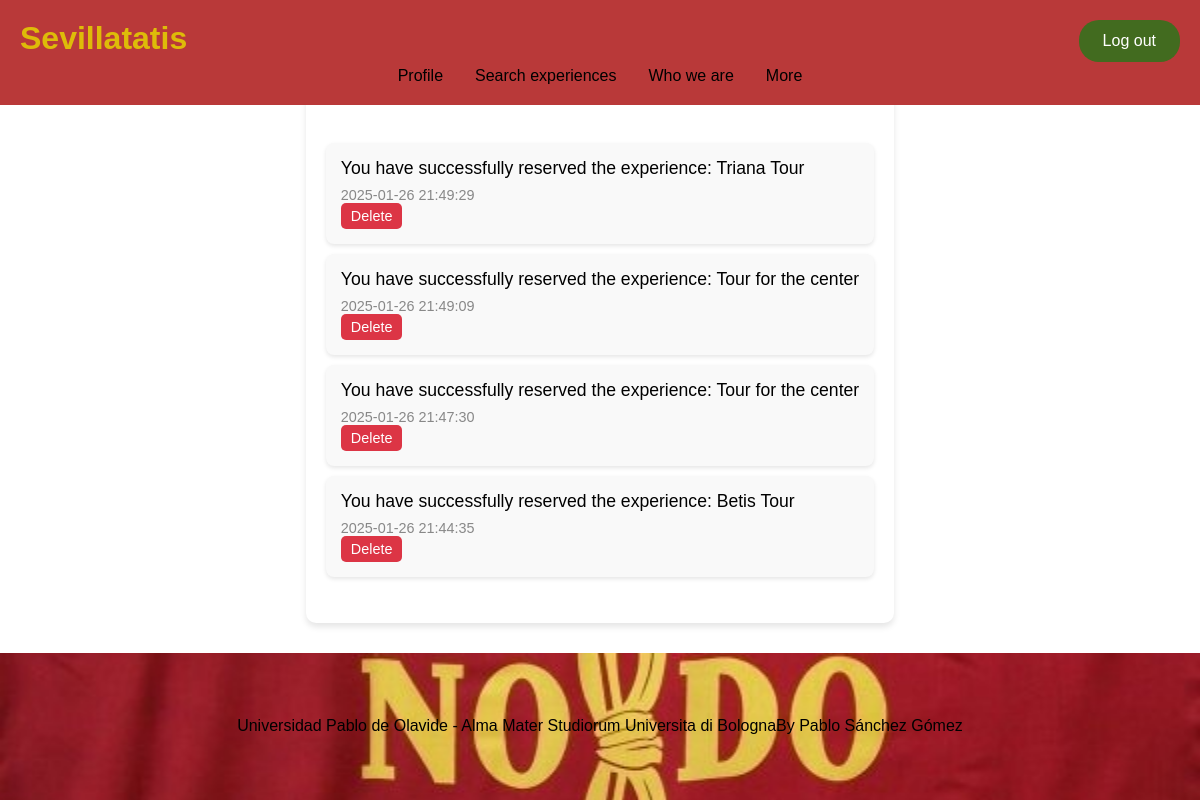
Screenshot of /notification_list.php (signed in) with the database file from the repository.
### tables this page shows
CREATE TABLE `notifications` (
  `id` int(11) NOT NULL,
  `user_id` int(11) DEFAULT NULL,
  `message` text DEFAULT NULL,
  `created_at` timestamp NOT NULL DEFAULT current_timestamp()
);

### public/notification_list.php (the view, shortened to what this page needs)
<?php
$user_id = $_SESSION['usuario'];
$conn = conexionDB();
$query = "SELECT * FROM notifications WHERE user_id = ? ORDER BY created_at DESC";
$stmt = $conn->prepare($query);
$stmt->bind_param("i", $user_id);
$stmt->execute();
$result = $stmt->get_result();
?>
<!DOCTYPE html>
<html lang="en">
<head>
  <link rel="stylesheet" href="styles/general.css">
  <link rel="stylesheet" href="styles/notification.css">
</head>
<body>
  <header>
    <h1>Sevillatatis</h1>
    <nav>
      <ul>
        <li><a href="profile.php" aria-label="Go to profile page">Profile</a></li>
        <li><a href="search.php" aria-label="Search for experiences">Search experiences</a></li>
        <li><a href="about.php" aria-label="Learn about who we are">Who we are</a></li>
        <li><a href="more.php" aria-label="Learn more">More</a></li>
      </ul>
      <a class="boton" href="login.php" aria-label="Log out">Log out</a>
    </nav>
  </header>
  <main>
    <h2>Your Notifications</h2>
    <?php if ($result->num_rows > 0): ?>
      <ul class="notifications-list">
        <?php while ($row = $result->fetch_assoc()): ?>
          <li class="notification-item">
            <p><?= htmlspecialchars($row['message']) ?></p>
            <span><?= $row['created_at'] ?></span>
            <form method="POST" action="delete_notification.php" style="display: inline;">
              <button type="submit" class="delete-button">Delete</button>
            </form>
          </li>
        <?php endwhile; ?>
      </ul>
    <?php else: ?>
      <p>No notifications found.</p>
    <?php endif; ?>
  </main>
  <footer>
    <p>Universidad Pablo de Olavide - Alma Mater Studiorum Universita di Bologna</p>
    <p>By Pablo Sánchez Gómez</p>
  </footer>
</body>
</html>

### public/styles/general.css (style rules this page uses)
:root { --primary-color: #B93939; --secondary-color: #DEBB09; --background-color: #426B1F; --text-color: white; --font-size-base: 1rem; --font-size-large: 2rem; --font-size-xl: 3rem; --font-size-sm: 0.8rem; --font-size-md: 0.9rem; }
body, html { margin: 0; padding: 0; width: 100%; height: 100%; box-sizing: border-box; display: flex; flex-direction: column; font-family: Arial, sans-serif; }
header { background-color: var(--primary-color); color: var(--text-color); text-align: left; padding: 20px; position: fixed; width: 100%; top: 0; left: 0; z-index: 10; box-sizing: border-box; min-height: 100px; }
header h1 { color: var(--secondary-color); font-size: var(--font-size-xl); margin: 0; padding-right: 70px; }
header nav { display: flex; justify-content: center; margin-top: 10px; }
header nav ul { list-style: none; padding: 0; margin: 0; display: flex; justify-content: center; width: 100%; }
header nav a { color: black; font-size: var(--font-size-md); text-align: center; text-decoration: none; padding: 10px 20px; border-radius: 5px; background-color: transparent; white-space: nowrap; }
header .boton { background-color: var(--background-color); color: var(--text-color); border: none; padding: 10px 20px; font-size: var(--font-size-base); border-radius: 20px; cursor: pointer; position: absolute; top: 20px; right: 20px; z-index: 1; }
footer { background-image: url('../../img/nodo.jpg'); background-size: cover; background-position: center; color: black; padding: 20px; margin: 0; display: flex; flex-direction: column; justify-content: center; align-items: center; width: 100%; position: relative; height: auto; box-sizing: border-box; }
@media (min-width: 768px) { footer { flex-direction: row; height: 150px; padding: 10px 20px; } }
@media (min-width: 768px) { header h1 { font-size: var(--font-size-large); } }
@media (min-width: 768px) { header nav a { font-size: 1rem; padding: 8px 16px; } }
@media (min-width: 768px) { header .boton { padding: 12px 24px; font-size: 1rem; } }
main { flex: 1; display: flex; flex-direction: column; justify-content: flex-start; padding: 20px; }

### public/styles/notification.css (style rules this page uses)
.boton { background-color: #28a745; padding: 10px 20px; color: white; text-decoration: none; border-radius: 5px; }
main { padding: 20px; max-width: 900px; margin: 30px auto; background-color: white; border-radius: 10px; box-shadow: 0px 4px 6px rgba(0, 0, 0, 0.1); }
h2 { font-size: 1.8em; color: #007bff; text-align: center; margin-bottom: 20px; }
.notifications-list { list-style: none; padding: 0; }
.notification-item { background-color: #f9f9f9; margin-bottom: 10px; padding: 15px; border-radius: 8px; box-shadow: 0 2px 4px rgba(0, 0, 0, 0.1); }
.notification-item p { font-size: 1.1em; margin: 0; }
.notification-item span { font-size: 0.9em; color: #888; display: block; margin-top: 8px; }
.delete-button { background-color: #dc3545; color: white; padding: 5px 10px; border: none; border-radius: 5px; font-size: 0.9em; cursor: pointer; }

### rows the page displays
notifications: message "You have successfully reserved the experience: Triana Tour", created_at "2025-01-26 21:49:29"
notifications: message "You have successfully reserved the experience: Tour for the center", created_at "2025-01-26 21:49:09"
notifications: message "You have successfully reserved the experience: Tour for the center", created_at "2025-01-26 21:47:30"
notifications: message "You have successfully reserved the experience: Betis Tour", created_at "2025-01-26 21:44:35"
